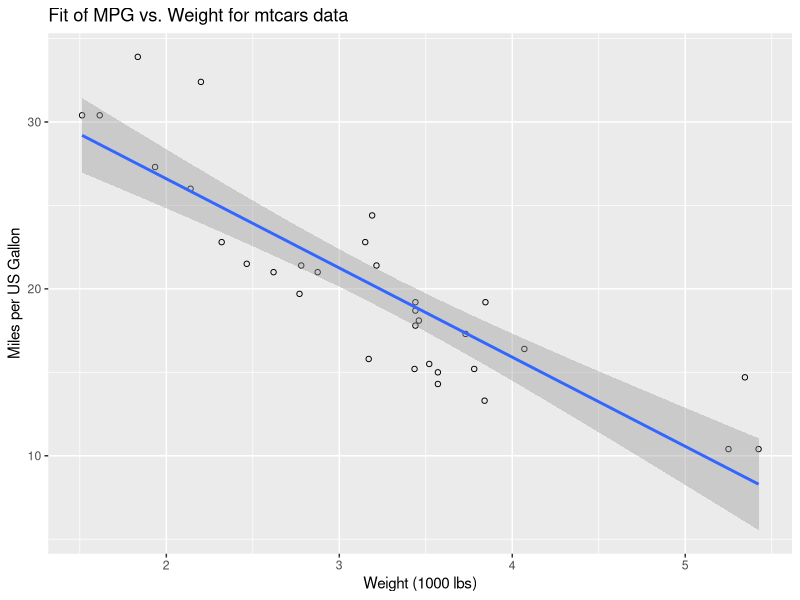

The R source for this figure:
## ---- chunk 1
library(datasets)
data(mtcars)
lm(mpg~wt, mtcars)
## ---- chunk 2
  library(ggplot2)
    ggplot(mtcars, aes(x=wt, y=mpg)) +
      geom_point(shape=1) +    # Use hollow circles
       geom_smooth(method=lm) +
      ggtitle("Fit of MPG vs. Weight for mtcars data") +
     xlab("Weight (1000 lbs)") +
    ylab("Miles per US Gallon")
